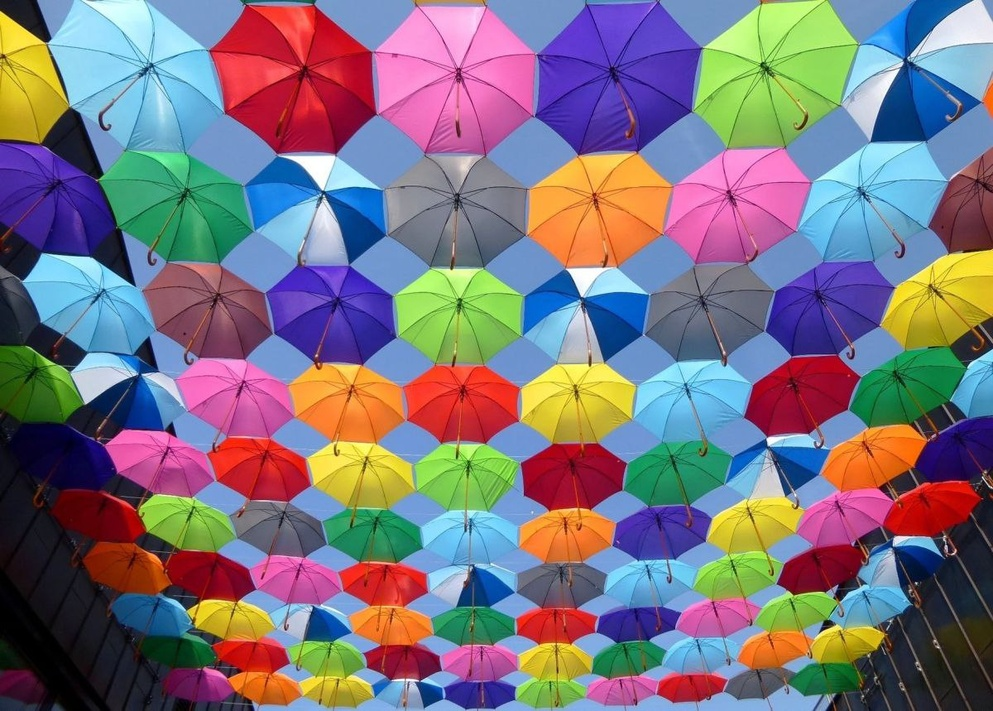
%> input picture exercise 4- grayscale except one color/exercise4.jpg, 993 x 711 px, shrunk from 1200 x 859 before the run
$ octave exercise4.m   (GNU Octave 9; MATLAB toolbox functions it lacks are replaced by stand-ins)
%> lines starting %> are read from the running program, lines starting %| are printed output that depends on the picture; in (x1, y1, x2, y2) boxes, pixels count from 0 and x2, y2 are one past the last pixel; in counts of white or black regions, pixels touching at a corner belong together; the program's own positions count from 1
% Exercise 4
clear;
close all;

image = imread("exercise4.jpg");
%> image is the input picture: size 711x993x3 uint8; mean R, G, B 123.9, 115.2, 126.2
tohsv = rgb2hsv(image);
%> tohsv: size 711x993x3 double; mean H, S, V 0.559, 0.581, 0.682
hsvImage = tohsv;

color = [0.127 0.167]; %range of yellow color
colorRange = hsvImage(:, :, 1) >= color(1) & hsvImage(:, :, 1) <= color(2);
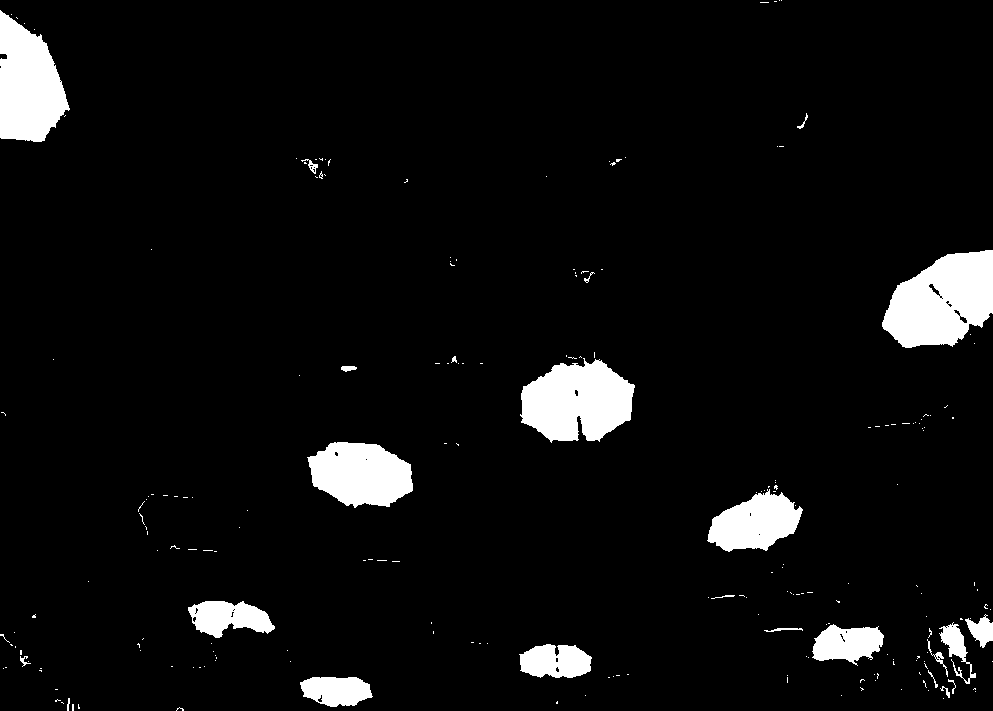
%> colorRange: size 711x993 logical; 5.7% white; 220 white regions (196 under 20 px), largest, box (x1, y1, x2, y2) and area: (882, 250, 993, 348) 7679, (520, 358, 635, 443) 6915, (0, 10, 70, 142) 6332
saturation = hsvImage(:, :, 2);
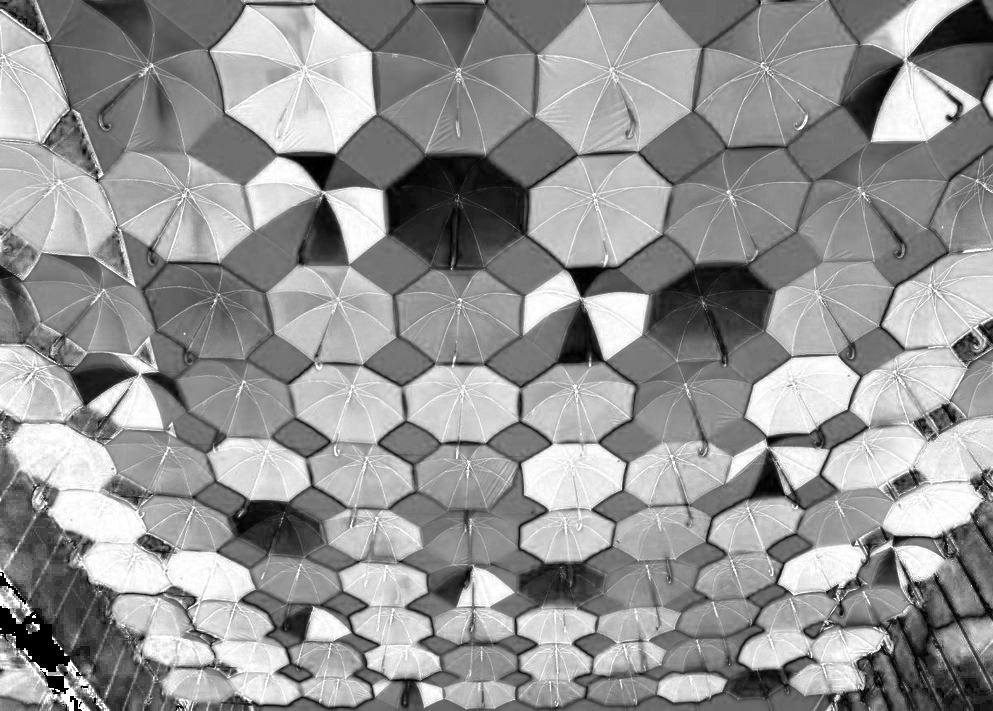
%> saturation: size 711x993 double; min 0, max 1, mean 0.581
saturation(~colorRange) = 0;
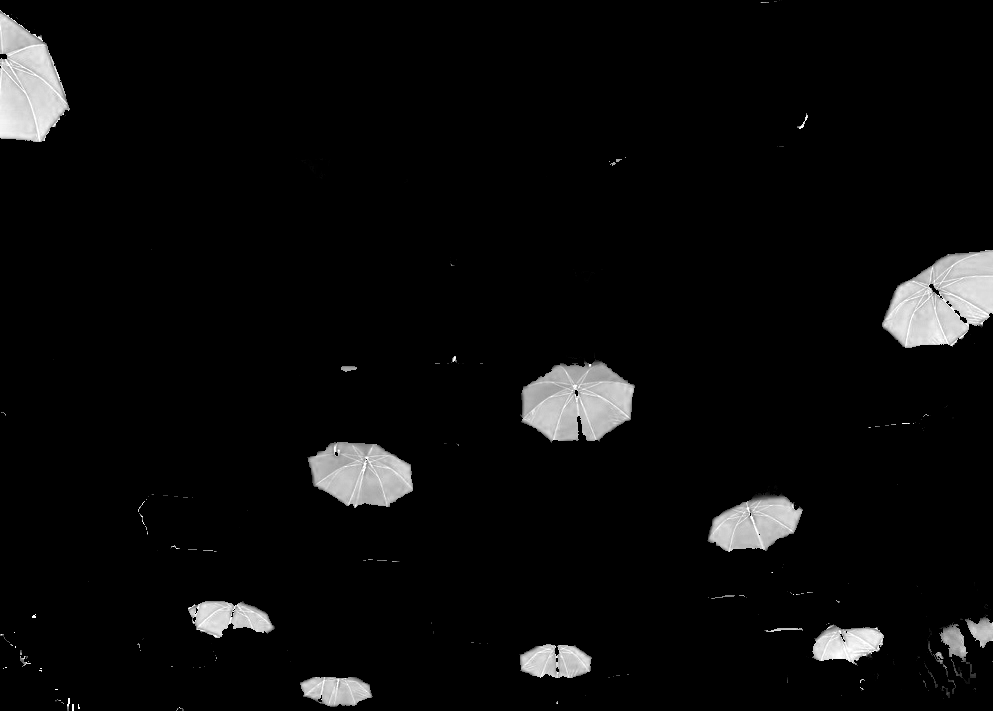
%> saturation: size 711x993 double; min 0, max 1, mean 0.0429
hsvImage(:, :, 2) = saturation;
%> hsvImage: size 711x993x3 double; mean H, S, V 0.559, 0.0429, 0.682

yellowImage = hsv2rgb(hsvImage);
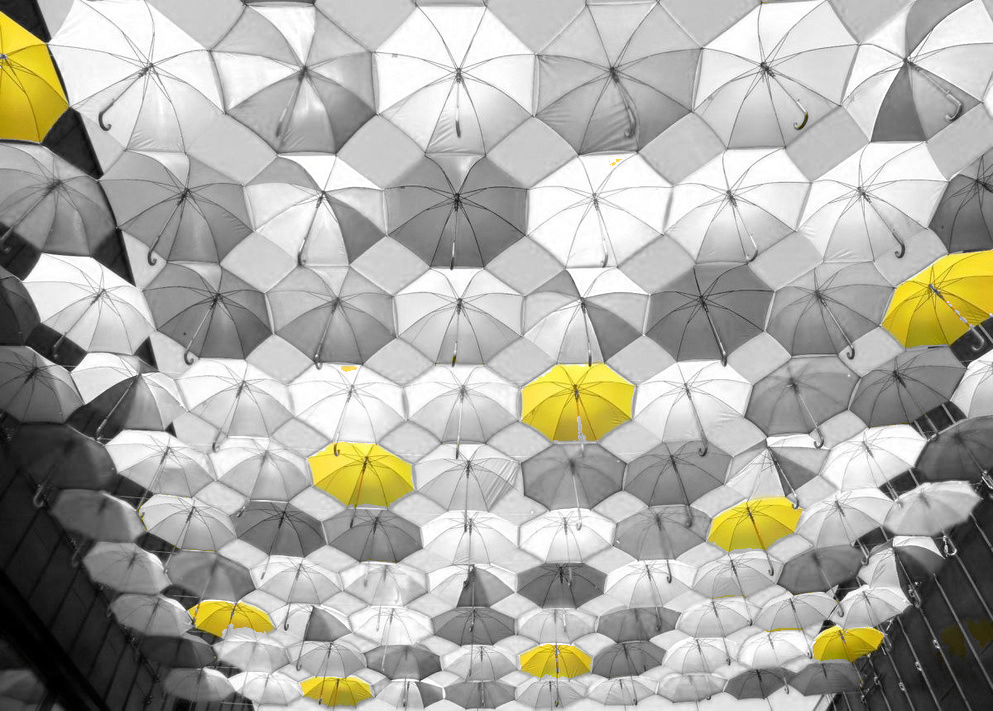
%> yellowImage: size 711x993x3 double; mean R, G, B 0.682, 0.678, 0.648
figure ("Name","exercise4");
subplot(1,2,1), imshow(image), title("input image");
subplot(1,2,2), imshow(yellowImage), title("yellow objects");
